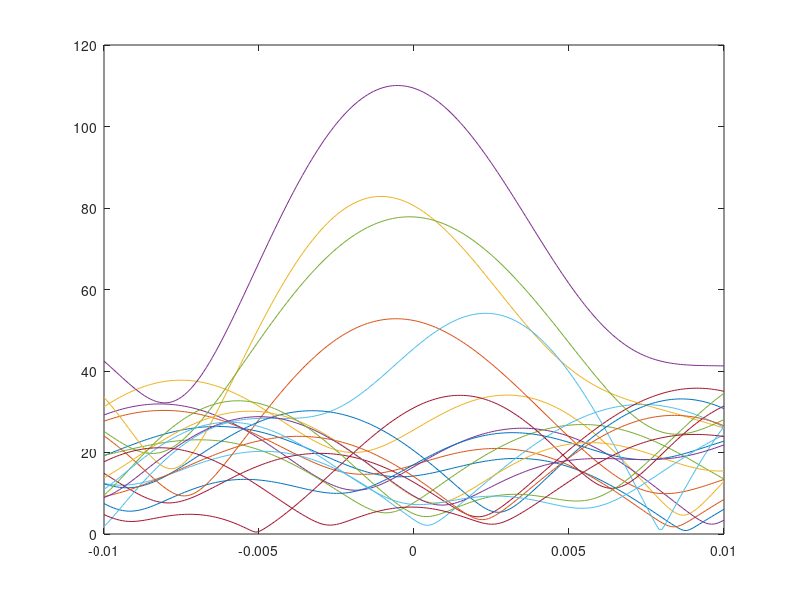

The MATLAB source for this figure:
% test frequency coherence training sequence
clear all
close all
clc
N_bits_train=30;
Q=4;
sigma_noise=1;
sigma_train=1;
nu_range=10^-4*(-100:100);
train=(randn(1,N_bits_train)+1j*randn(1,N_bits_train))/sqrt(2);
noise=(randn(1,Q*N_bits_train)+1j*randn(1,Q*N_bits_train))/sqrt(2);
%[outS,period]=LFSR(5,[5 3],1);
%train=qpsk(train_0);
%train_2=2*train-1;
freq_coherence=zeros(21,length(nu_range));
train_2=upfirdn(train,ones(Q,1),Q,1);
for i=1:length(nu_range)
train_freq_off=train_2.*exp(2j*pi*nu_range(i)*(0:Q*(N_bits_train)-1))+noise;
corr=xcorr(train_freq_off,train_2);
freq_coherence(:,i)=abs(corr(Q*N_bits_train-10:Q*N_bits_train+10));
[a m]=max(abs(freq_coherence(:,i)));
if m==11 %Q*N_bits_train
    'no err'
    nu_range(i)
end
end
plot(nu_range,freq_coherence);
